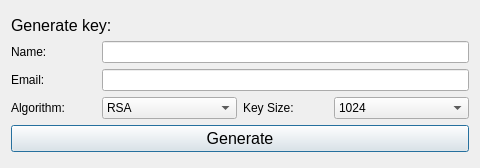
<?xml version="1.0" encoding="UTF-8"?>
<ui version="4.0">
 <class>Dialog</class>
 <widget class="QDialog" name="Dialog">
  <property name="geometry">
   <rect>
    <x>0</x>
    <y>0</y>
    <width>480</width>
    <height>168</height>
   </rect>
  </property>
  <property name="windowTitle">
   <string>Generate key</string>
  </property>
  <layout class="QVBoxLayout" name="verticalLayout">
   <item>
    <spacer name="verticalSpacer_2">
     <property name="orientation">
      <enum>Qt::Vertical</enum>
     </property>
     <property name="sizeHint" stdset="0">
      <size>
       <width>20</width>
       <height>40</height>
      </size>
     </property>
    </spacer>
   </item>
   <item>
    <layout class="QHBoxLayout" name="horizontalLayout_2">
     <item>
      <widget class="QLabel" name="label_2">
       <property name="font">
        <font>
         <pointsize>12</pointsize>
        </font>
       </property>
       <property name="text">
        <string>Generate key:</string>
       </property>
      </widget>
     </item>
    </layout>
   </item>
   <item>
    <layout class="QHBoxLayout" name="horizontalLayout_4">
     <item>
      <widget class="QLabel" name="label_4">
       <property name="sizePolicy">
        <sizepolicy hsizetype="Fixed" vsizetype="Preferred">
         <horstretch>0</horstretch>
         <verstretch>0</verstretch>
        </sizepolicy>
       </property>
       <property name="minimumSize">
        <size>
         <width>85</width>
         <height>0</height>
        </size>
       </property>
       <property name="font">
        <font>
         <pointsize>9</pointsize>
        </font>
       </property>
       <property name="text">
        <string>Name:</string>
       </property>
      </widget>
     </item>
     <item>
      <widget class="QLineEdit" name="tbName"/>
     </item>
    </layout>
   </item>
   <item>
    <layout class="QHBoxLayout" name="horizontalLayout_5">
     <item>
      <widget class="QLabel" name="label_5">
       <property name="sizePolicy">
        <sizepolicy hsizetype="Fixed" vsizetype="Preferred">
         <horstretch>0</horstretch>
         <verstretch>0</verstretch>
        </sizepolicy>
       </property>
       <property name="minimumSize">
        <size>
         <width>85</width>
         <height>0</height>
        </size>
       </property>
       <property name="font">
        <font>
         <pointsize>9</pointsize>
        </font>
       </property>
       <property name="text">
        <string>Email:</string>
       </property>
      </widget>
     </item>
     <item>
      <widget class="QLineEdit" name="tbEmail"/>
     </item>
    </layout>
   </item>
   <item>
    <layout class="QHBoxLayout" name="horizontalLayout_7">
     <item>
      <widget class="QLabel" name="label_7">
       <property name="sizePolicy">
        <sizepolicy hsizetype="Fixed" vsizetype="Preferred">
         <horstretch>0</horstretch>
         <verstretch>0</verstretch>
        </sizepolicy>
       </property>
       <property name="minimumSize">
        <size>
         <width>85</width>
         <height>0</height>
        </size>
       </property>
       <property name="font">
        <font>
         <pointsize>9</pointsize>
        </font>
       </property>
       <property name="text">
        <string>Algorithm:</string>
       </property>
      </widget>
     </item>
     <item>
      <widget class="QComboBox" name="cbAlgo">
       <item>
        <property name="text">
         <string>RSA</string>
        </property>
       </item>
       <item>
        <property name="text">
         <string>DSA/ElGamal</string>
        </property>
       </item>
      </widget>
     </item>
     <item>
      <widget class="QLabel" name="label_11">
       <property name="sizePolicy">
        <sizepolicy hsizetype="Fixed" vsizetype="Preferred">
         <horstretch>0</horstretch>
         <verstretch>0</verstretch>
        </sizepolicy>
       </property>
       <property name="minimumSize">
        <size>
         <width>85</width>
         <height>0</height>
        </size>
       </property>
       <property name="font">
        <font>
         <pointsize>9</pointsize>
        </font>
       </property>
       <property name="text">
        <string>Key Size:</string>
       </property>
      </widget>
     </item>
     <item>
      <widget class="QComboBox" name="cbSize">
       <item>
        <property name="text">
         <string>1024</string>
        </property>
       </item>
       <item>
        <property name="text">
         <string>2048</string>
        </property>
       </item>
      </widget>
     </item>
    </layout>
   </item>
   <item>
    <widget class="QPushButton" name="btnGenerate">
     <property name="font">
      <font>
       <pointsize>12</pointsize>
      </font>
     </property>
     <property name="text">
      <string>Generate</string>
     </property>
    </widget>
   </item>
   <item>
    <spacer name="verticalSpacer">
     <property name="orientation">
      <enum>Qt::Vertical</enum>
     </property>
     <property name="sizeHint" stdset="0">
      <size>
       <width>20</width>
       <height>40</height>
      </size>
     </property>
    </spacer>
   </item>
  </layout>
 </widget>
 <resources/>
 <connections/>
</ui>
